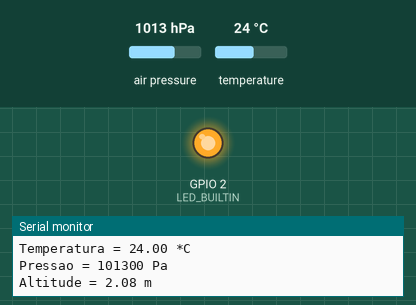
The sketch below on a simulated ESP8266 (NodeMCU). On the bench: output pins drawn as LEDs (lit = HIGH, except the on-board LED, lit = LOW), the last lines printed to the serial monitor. The test bench sets the inputs (shaded band); at power-on: air pressure 1013 hPa, temperature 24 °C. WiFi joins after 1.5 s; servers stay silent unless stated; no MQTT or app messages arrive unless stated.

Above: at 2.0 s.
At 9.5 s:
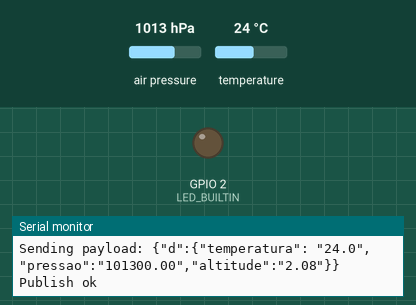
Timing chart, 0 to 19.1 s (numbered marks = the images above):
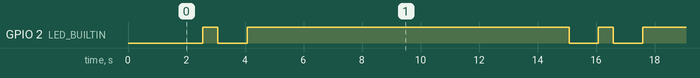

Measured:
- by itself, GPIO 2 (LED_BUILTIN): repeats every 13.5 s: LOW 1.0 s, HIGH 11.0 s, LOW 1.0 s, HIGH 0.51 s
- by itself, everything shown: repeats every 13.5 s, in 4 steps

The sketch:

nodemcuIotRegistered.ino
```cpp
/*
   19/07/2016
   Jose Maria Cesario Jr
   Exemplo IBM Watson IoT Platform
   Hardware: new NodeMCU LoLin V3 + BMP180

   Logica:
   1. efetua conexao com a rede WiFi
   2. obtem as grandezas de temperatura, pressao e altitude do sensor BMP180
   3. conecta no servidor MQTT quickstart do IBM Watson IoT Platform
   4. publica a JSON string para o topico quickstart:MAC_ADDRESS

  NodeMCU Lolin
  Board NodeMCU 1.0 (ESP-12E Module)
  Set upload speed to 57600
  Set serial monitor to 115200

  NodeMCU
  Board NodeMCU 0.9 (ESP-12 Module)
  Set upload speed to 115200
  Set serial monitor to 115200

   referencias Bluemix e IoTF:
   Author: Ant Elder
   https://developer.ibm.com/recipes/tutorials/connect-an-esp8266-with-the-arduino-sdk-to-the-ibm-iot-foundation/

   referencias conversao float para string
   http://www.hobbytronics.co.uk/arduino-float-vars
   http://forum.carriots.com/index.php/topic/61-wireless-gardening-with-arduino-cc3000-wifi-modules/page-2

*/

#include <ESP8266WiFi.h>
#include <PubSubClient.h>
#include <Wire.h>
#include <Adafruit_BMP085.h>

Adafruit_BMP085 bmp;

//atualize SSID e senha WiFi
const char* ssid = "seuSSID";
const char* password = "suaSenha";


//D4 only for Lolin board
//#define LED_BUILTIN D4

//Atualize os valores de Org, device type, device id e token
#define ORG "suaOrg"
#define DEVICE_TYPE "seuDeviceType"
#define DEVICE_ID "seuDeviceID"
#define TOKEN "seuToken"

//broker messagesight server
char server[] = ORG ".messaging.internetofthings.ibmcloud.com";
char topic[] = "iot-2/evt/status/fmt/json";
char authMethod[] = "use-token-auth";
char token[] = TOKEN;
char clientId[] = "d:" ORG ":" DEVICE_TYPE ":" DEVICE_ID;

float pressao = 0.0;
float altitude = 0.0;
float temperatura = 0.0;

char pressaostr[6];
char altitudestr[6];
char temperaturastr[6];

WiFiClient wifiClient;
PubSubClient client(server, 1883, NULL, wifiClient);

void setup() {
  Serial.begin(115200);
  Serial.println();
  Serial.println("Iniciando...");

  Serial.print("Conectando na rede WiFi "); Serial.print(ssid);
  WiFi.begin(ssid, password);
  while (WiFi.status() != WL_CONNECTED) {
    delay(500);
    Serial.print(".");
  }
  Serial.println("");
  Serial.print("[INFO] Conectado WiFi IP: ");
  Serial.println(WiFi.localIP());

  pinMode(LED_BUILTIN, OUTPUT);

  //--------------------------BMP180------------------------

  if (!bmp.begin())
  {
    Serial.println("Sensor BMP 180 nao encontrado. Reinicialize o Arduino.");
    while (1) {}
  }

}

void loop() {

  if (!!!client.connected()) {
    Serial.print("Reconnecting client to ");
    Serial.println(server);
    while (!!!client.connect(clientId, authMethod, token)) {
      Serial.print(".");
      delay(500);
    }
    Serial.println();
  }

  Serial.print("Temperatura = ");
  Serial.print(bmp.readTemperature());
  Serial.println(" *C");

  Serial.print("Pressao = ");
  Serial.print(bmp.readPressure());
  Serial.println(" Pa");

  Serial.print("Altitude = ");
  Serial.print(bmp.readAltitude());
  Serial.println(" m");

  digitalWrite(LED_BUILTIN, LOW);
  delay(1000);
  digitalWrite(LED_BUILTIN, HIGH);
  delay(500);
  getData();

  // Conversao Floats para Strings
  char TempString[32];  //  array de character temporario

  // dtostrf( [Float variable] , [Minimum SizeBeforePoint] , [sizeAfterPoint] , [WhereToStoreIt] )
  dtostrf(temperatura, 2, 1, TempString);
  String temperaturastr =  String(TempString);
  dtostrf(pressao, 2, 2, TempString);
  String pressaostr =  String(TempString);
  dtostrf(altitude, 2, 2, TempString);
  String altitudestr =  String(TempString);

  // Prepara JSON para IOT Platform
  int length = 0;

  String payload = "{\"d\":{\"temperatura\": \"" + String(temperaturastr) + "\",\"pressao\":\"" + String(pressaostr) + "\",\"altitude\":\"" + String(altitudestr) + "\"}}";

  length = payload.length();
  Serial.print(F("\nData length"));
  Serial.println(length);

  Serial.print("Sending payload: ");
  Serial.println(payload);

  if (client.publish(topic, (char*) payload.c_str())) {
    Serial.println("Publish ok");
    digitalWrite(LED_BUILTIN, LOW);
    delay(1000);
    digitalWrite(LED_BUILTIN, HIGH);
    delay(1000);
  } else {
    Serial.println("Publish failed");
  }

  delay(10000);
}
void getData() {

  pressao = (float)bmp.readPressure();
  altitude = (float)bmp.readAltitude();
  temperatura = (float)bmp.readTemperature();

  dtostrf(pressao, 6, 0, pressaostr);
  dtostrf(altitude, 6, 0, altitudestr);
  dtostrf(temperatura, 6, 0, temperaturastr);
}
```
